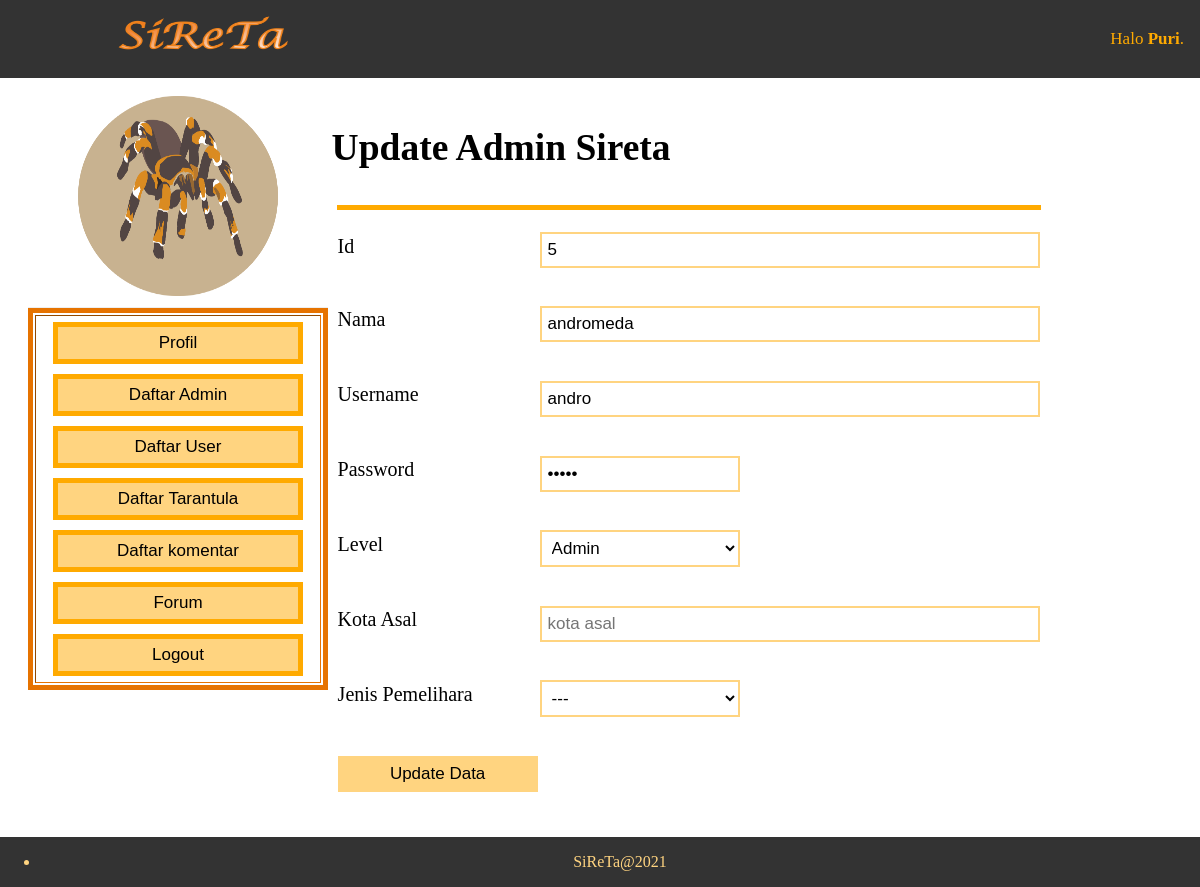
The app's page /admin/edit_admin.php?id_user=5 (signed in) with its own data.
### tables this page shows
CREATE TABLE `user` (
  `id_user` int(10) NOT NULL,
  `nama` varchar(50) NOT NULL,
  `username` varchar(20) NOT NULL,
  `password` varchar(10) NOT NULL,
  `level` enum('Admin','User') NOT NULL,
  `kota` varchar(20) NOT NULL,
  `jenis_pemelihara` varchar(20) NOT NULL
);

### admin/edit_admin.php (the view, shortened to what this page needs)
<?php include 'header.php'; ?>
	<div class="kanan2">
		<h2 >Update Admin Sireta</h2>
        <?php
            $id_user=mysqli_real_escape_string($koneksi,$_GET['id_user']);
            $aaa=mysqli_query($koneksi,"select * from user where id_user='$id_user'")or die(mysqli_error());
            while($a=mysqli_fetch_array($aaa)){
                $level=$a['level'];
                $pemelihara=$a['jenis_pemelihara'];
        ?>
        <form method="POST" action="../function/update_admin.php" style="padding : 5px;">
            <table class="table1">
            <tr height="75px">
                    <td class="col-md-1">Id</td>
                    <td><input type="text" placeholder="id user" name="id_user" value="<?php echo $a['id_user'] ?>" readonly></td>
                </tr>
                <tr height="75px">
                    <td class="col-md-1">Nama</td>
                    <td><input type="text" placeholder="Nama" name="nama" value="<?php echo $a['nama'] ?>" readonly></td>
                </tr>
                <tr height="75px">
                    <td class="col-md-1">Username</td>
                    <td><input type="text" placeholder="username" name="username" value="<?php echo $a['username'] ?>" readonly></td>
                </tr>
                <tr height="75px">
                    <td class="col-md-1">Password</td>
                    <td><input type="password" placeholder="password" name="password" value="<?php echo $a['password'] ?>" readonly></td>
                </tr>
                <tr height="75px">
                    <td class="col-md-1">Level</td>
                    <td ><select name="level" required>
                            <option value="Admin"
                            <?php if ($level =='Admin') {echo"selected";}?>
                            >Admin</option>
                        </select>
                        </td>
                </tr>
                <tr height="75px">
                    <td class="col-md-1">Kota Asal</td>
                    <td><input type="text" placeholder="kota asal" name="kota" value="<?php echo $a['kota'] ?>"></td>
                </tr>
                <tr height="75px">
                    <td class="col-md-1">Jenis Pemelihara</td>
                    <td ><select name="pemelihara" >
                            <option value=""
                            <?php if ($pemelihara =='') {echo"selected";}?>
                            >---</option>
                        </select>
                        </td>
                </tr>
                <tr height="75px">
                    <td><input type="submit" value="Update Data" ></td>
                </tr>
            </table>
        </form>
    </div>
        <?php
        }
        ?>
<?php include 'footer.php';?>

### admin/header.php (shortened to what this page needs)
<html>
<head>
	<link rel="stylesheet" type="text/css" href="../css/tartul.css">
</head>
<body>
	<?php
		include '../function/koneksi.php';
		$username = $_SESSION['username'];
	?>
	<?php
        $user=mysqli_query($koneksi,"select * from user where username ='$username' ");
    	while($u=mysqli_fetch_array($user)){
    ?>
        <div class="topnav">
		  <a><img class="tulisan" src="../image/based/sireta.png"></a>
		  <div class="login-container">
                <a>Halo <b><?php echo $u['nama']; ?></b>.</a>
		  </div>
		</div>
	<?php } ?>
		<div class="container" style="margin:8% auto;">
				<div class="kiri2">
                   <div >
				   <table border="5" width="300px" height="200px" style="text-align :center; border: none;border-collapse: collapse;">
				   <tr><td class="logokiri">
					   <img class="logo" src="../image/based/logo.png" onclick= "location.href='admin.php'">
				   </td></tr>
					</table>
                   <table border="5" width="300px" height="200px" style="text-align :center; border: 5px solid #e67300;">
				   <tr><td>
				   		<button onclick= "location.href='Profil_Admin.php'">Profil</button>
						<button onclick= "location.href='DAdmin.php'">Daftar Admin</button>
						<button onclick= "location.href='DUser.php'">Daftar User</button>
						<button onclick= "location.href='tarantula.php'">Daftar Tarantula</button>
						<button onclick= "location.href='komentar.php'">Daftar komentar</button>
						<button onclick= "location.href='forum.php'">Forum</button>
						<button onclick= "location.href='../function/logout.php'">Logout</button>
					</td></tr>
					</table>
					</div>
				</div>

### css/tartul.css (style rules this page uses)
img.tulisan { padding-left: 100px; width: 200px; height: 50px; }
img.logo { width: 200px; height: 200px; margin-left: AUTO; margin-right: auto; display:block; padding-bottom: 10px; cursor: pointer; }
.topnav { background-color: #333; overflow: hidden; position: fixed; left: 0; top: 0; width: 100%; }
.topnav a { float: left; text-align: center; padding: 14px 16px; text-decoration: none; font-size: 17px; color : #ffaa00; }
.topnav .login-container { padding-top: 15px; float: right; }
.container .kanan2 { text-align : left; font-size : 25px; float: right; height: 100%; width: 60%; padding-Right : 150px; }
.container .kiri2 { text-align : center; float: left; height: 100%; width: 25%; padding-left : 20px; }
.container input[type=text] { padding: 6px; margin-top: 8px; font-size: 17px; border: 2px solid #ffd480; width: 200px; }
.table1 input[type=text] { padding: 6px; margin-top: 8px; font-size: 17px; border: 2px solid #ffd480; width: 500px; }
.container input[type=password] { padding: 6px; margin-top: 8px; font-size: 17px; border: 2px solid #ffd480; width: 200px; }
.container input[type=submit] { padding: 6px; margin-top: 8px; font-size: 17px; border: 2px solid #ffd480; width: 200px; background: #ffd480; cursor: pointer; }
.container .kiri2 button { padding: 6px; margin-top: 5px; margin-bottom: 5px; font-size: 17px; border: 5px solid #ffaa00; width: 250px; background: #ffd480; cursor: pointer; }
.col-md-1 { width: 8.33333333%; text-align : left; }
.table1 .col-md-1 { width: 8.33333333%; text-align : left; }
.table1 { border-top: 5px solid #ffaa00; border-collapse: collapse; padding : 15px; height:200px; font-size: 20px; }
.table1 select { outline: 0; background-color: transparent; padding: 6px; margin-top: 8px; font-size: 17px; border: 2px solid #ffd480; width: 200px; }
.logokiri { border-right: none; border-left: none; border-top: none }

### records on screen
user: nama "Puri"
user: id_user "5", nama "andromeda", username "andro", level "Admin", pemelihara "---"
